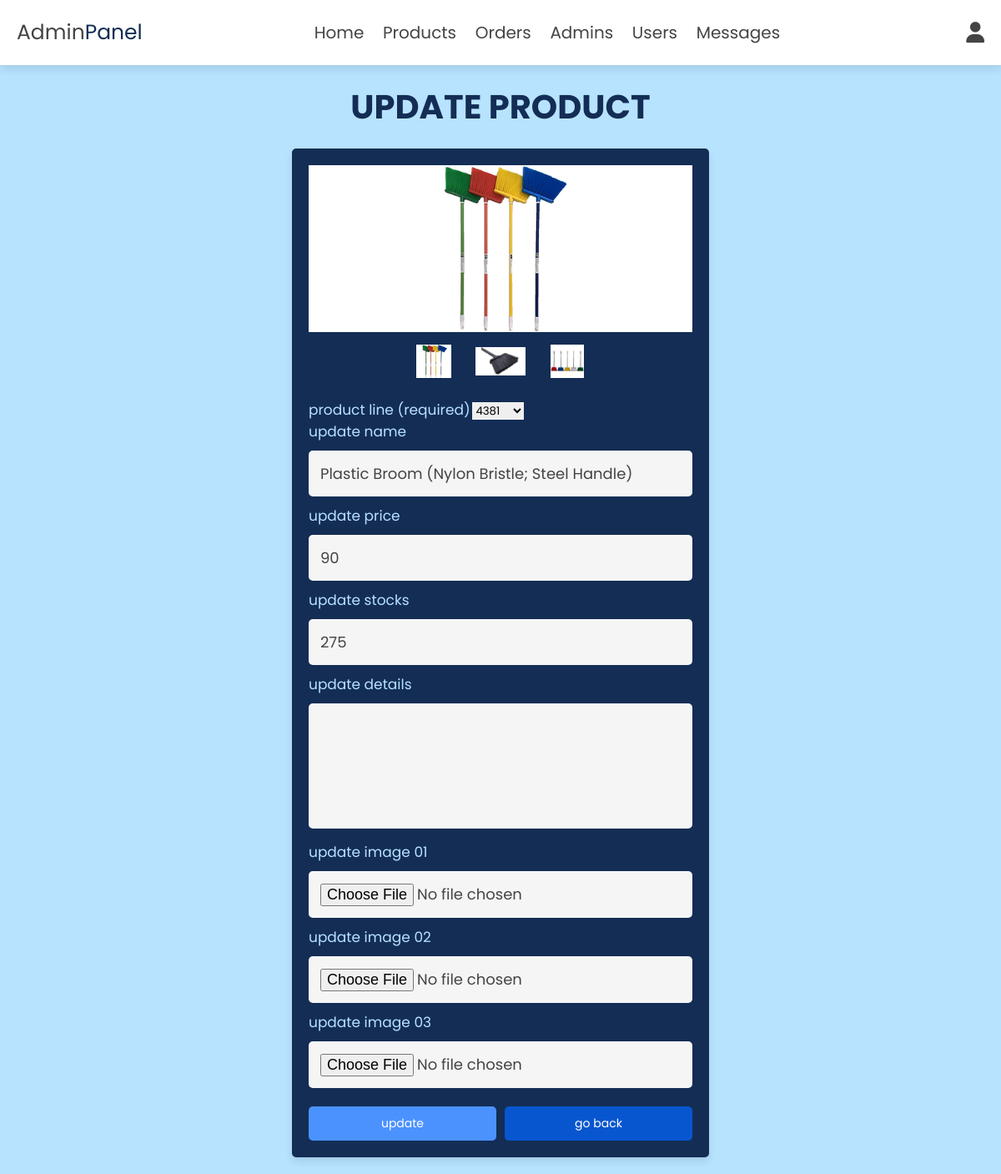
The app's page /admin/update_product.php?update=5188 (signed in) with its own data.
### tables this page shows
CREATE TABLE IF NOT EXISTS `products` (
  `id` int(100) NOT NULL AUTO_INCREMENT,
  `Productline_ID` int(11) NOT NULL,
  `ProductlineName` varchar(255) NOT NULL DEFAULT '',
  `name` varchar(100) NOT NULL,
  `details` varchar(500) NOT NULL,
  `price` int(10) NOT NULL,
  `image_01` varchar(100) NOT NULL,
  `image_02` varchar(100) NOT NULL,
  `image_03` varchar(100) NOT NULL,
  `product_stock` int(255) DEFAULT NULL,
  PRIMARY KEY (`id`)
);

### admin/update_product.php (the view, shortened to what this page needs)
<?php
include '../components/connect.php';
?>
<!DOCTYPE html>
<html lang="en">
<head>
   <link rel="stylesheet" href="https://cdnjs.cloudflare.com/ajax/libs/font-awesome/6.1.1/css/all.min.css">
   <link rel="stylesheet" href="../css/admin_style.css">
</head>
<body>
<?php include '../components/admin_header.php'; ?>
<section class="update-product">
   <h1 class="heading">update product</h1>
   <?php
      $update_id = $_GET['update'];
      $select_products = $conn->prepare("SELECT * FROM `products` WHERE id = ?");
      $select_products->execute([$update_id]);
      if($select_products->rowCount() > 0){
         while($fetch_products = $select_products->fetch(PDO::FETCH_ASSOC)){
   ?>
   <form action="" method="post" enctype="multipart/form-data">
      <div class="image-container">
      <div class="boxes">
         <div class="main-image">
            <img src="../uploaded_img/<?= $fetch_products['image_01']; ?>" alt="">
         </div>
         </div>
         <div class="sub-image">
            <img src="../uploaded_img/<?= $fetch_products['image_01']; ?>" alt="">
            <img src="../uploaded_img/<?= $fetch_products['image_02']; ?>" alt="">
            <img src="../uploaded_img/<?= $fetch_products['image_03']; ?>" alt="">
         </div>
      </div>
         <span>product line (required)</span>
         <select name="Productline_ID" id="sort-item" class="select" required>
               <?php
                  $select_productline = $conn->prepare("SELECT * FROM `productline`");
                  $select_productline->execute();
                  if($select_productline->rowCount() > 0){
                     while($fetch_productline = $select_productline->fetch(PDO::FETCH_ASSOC)){
                  ?>
               <option><?= $fetch_productline['Productline_ID']; ?></option>
         <?php
   }
   }
   ?>
         </select><BR>
      <span>update name</span>
      <input type="text" name="name" required class="box" maxlength="100" placeholder="enter product name" value="<?= $fetch_products['name']; ?>">
      <span>update price</span>
      <input type="number" name="price" required class="box" min="0" max="9999999999" placeholder="enter product price" onkeypress="if(this.value.length == 10) return false;" value="<?= $fetch_products['price']; ?>">
      <span>update stocks</span>
      <input type="number" class="box" required max="9999999999" placeholder="enter number of stocks" name="product_stock" value="<?= $fetch_products['product_stock']; ?>">
      <span>update details</span>
      <textarea name="details" class="box" required cols="30" rows="10"><?= $fetch_products['details']; ?></textarea>
      <span>update image 01</span>
      <input type="file" name="image_01" accept="image/jpg, image/jpeg, image/png, image/webp" class="box">
      <span>update image 02</span>
      <input type="file" name="image_02" accept="image/jpg, image/jpeg, image/png, image/webp" class="box">
      <span>update image 03</span>
      <input type="file" name="image_03" accept="image/jpg, image/jpeg, image/png, image/webp" class="box">
      <div class="flex-btn">
         <input type="submit" name="update" class="btn" value="update">
         <a href="products.php" class="option-btn">go back</a>
      </div>
   </form>
   <?php
         }
      }else{
         echo '<p class="empty">no product found!</p>';
      }
   ?>
</section>
</body>
</html>

### css/admin_style.css (style rules this page uses)
:root { --main-color:#142d55; --black:#444; --lightblue:#4b92ff; --aquamarine:#57e3ff; --blue: #0856cf; --white:#fff; --light-color:#B7E3FF; --light-bg:#f5f5f5; --orange:#f39c12; --red: #ff6969; --box-shadow:0 .5rem 1rem rgba(0,0,0,.1); --modal-duration: 1s; --modal-color: #428bca; }
* { font-family: 'Poppins', sans-serif; margin:0; padding:0; box-sizing: border-box; outline: none; border:none; text-decoration: none; }
html { font-size: 62.5%; overflow-x: hidden; }
body { background-color: var(--light-color); background-image: url('../images/gemstar.png'); background-repeat: no-repeat; background-size: 50%; background-position: 105% -90%; background-blend-mode:color-burn; background-attachment: fixed; }
section { padding:2rem; min-width: 100%; margin:0 auto; border-radius: 2rem; }
.heading { font-size: 4rem; color:var(--main-color); margin-bottom: 2rem; text-align: center; text-transform: uppercase; }
.btn, .btns, .delete-btn, .option-btn { display: flex; width: 100%; margin-top: 1.2rem; border-radius: .5rem; padding:1rem 3rem; font-size: 1.4rem; color:var(--white); cursor: pointer; text-align: center; justify-content: center; align-content: flex-end; }
.btn { background-color: var(--lightblue); }
.option-btn { background-color: var(--lightblue); }
.flex-btn { display: flex; gap:1rem; justify-content: flex-end; position: relative; }
.update-product form { background-color: var(--main-color); box-shadow: var(--box-shadow); border-radius: .5rem; border:var(--border); padding:2rem; max-width: 50rem; margin:0 auto; }
.option-btn { background-color: var(--blue); }
.update-product form .image-container { margin-bottom: 2rem; }
.update-product form .image-container .main-image img { height: 20rem; width: 100%; object-fit: contain; }
.update-product form .image-container .boxes { height: 20rem; width: 100%; background-color: white; }
.update-product form .image-container .sub-image { display: flex; gap:1rem; justify-content: center; margin:1rem 0; }
.update-product form .image-container .sub-image img { height: 5rem; width: 7rem; object-fit: contain; padding:.5rem; border:var(--border); cursor: pointer; transition: .2s linear; }
.update-product form .box { width: 100%; border-radius: .5rem; padding:1.4rem; font-size: 1.8rem; color:var(--black); background-color: var(--light-bg); margin:1rem 0; }
.update-product form span { font-size: 1.7rem; color:var(--light-color); }
.update-product form textarea { height: 15rem; resize: none; }

### records on screen
products: image_01 (picture), image_02 (picture), image_03 (picture), name "Plastic Broom (Nylon Bristle; Steel Handle)", price "90", product_stock "275"

### other values on screen
form field Productline_ID "4381"
